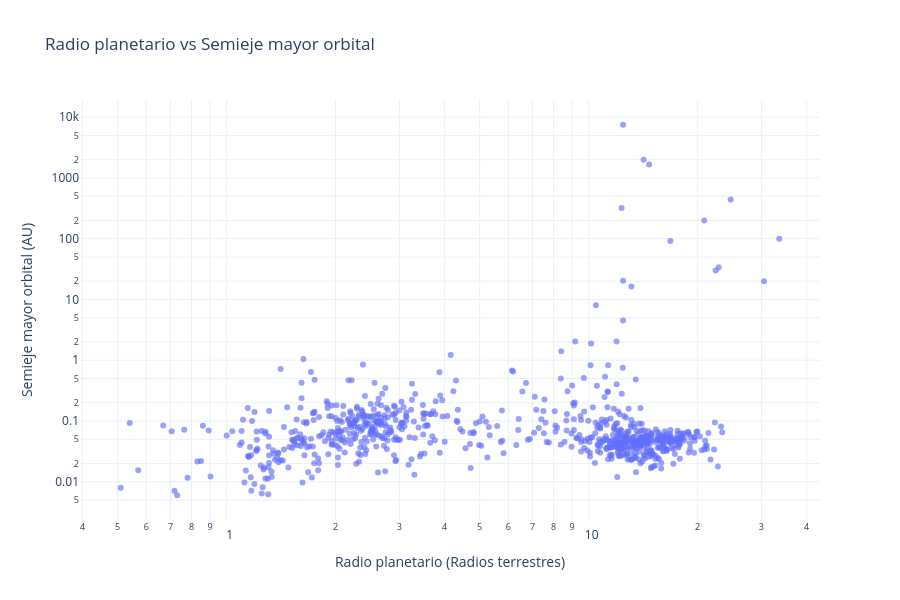

Source (notebook cell):
### Code cell
# Radio Planetario vs Distancia orbital (semieje mayor)
fig3 = px.scatter(
    df_radio_distancia,
    x="pl_rade",
    y="pl_orbsmax",
    hover_name="pl_name",
    hover_data=["hostname"],
    log_x=True,
    log_y=True,
    title="Radio planetario vs Distancia orbital",
    labels={
        "pl_rade": "Radio planetario (Radios terrestres)",
        "pl_orbsmax": "SDistancia orbital (AU)"
    },
    opacity=0.65
)

fig3.update_layout(
    template="plotly_white",
    height=600
)

fig3.show()

### Figure 1 — Plotly figure (JSON) as saved in the notebook; plotly's stock layout.template omitted (floating-point values rounded to 4 significant figures; data arrays with more than 128 entries replaced by an {"elided": "..."} marker saying what was removed)
{"data": [{"customdata": {"elided": "790x1 str values"}, "hovertemplate": "<b>%{hovertext}</b><br><br>Radio planetario (Radios terrestres)=%{x}<br>Semieje mayor orbital (AU)=%{y}<br>hostname=%{customdata[0]}<extra></extra>", "hovertext": {"elided": "790 str values"}, "legendgroup": "", "marker": {"color": "#636efa", "opacity": 0.65, "symbol": "circle"}, "mode": "markers", "name": "", "orientation": "v", "showlegend": false, "type": "scatter", "x": {"elided": "790 float values"}, "xaxis": "x", "y": {"elided": "790 float values"}, "yaxis": "y"}], "layout": {"height": 600, "legend": {"tracegroupgap": 0}, "title": {"text": "Radio planetario vs Semieje mayor orbital"}, "xaxis": {"anchor": "y", "domain": [0, 1], "title": {"text": "Radio planetario (Radios terrestres)"}, "type": "log"}, "yaxis": {"anchor": "x", "domain": [0, 1], "title": {"text": "Semieje mayor orbital (AU)"}, "type": "log"}}}
